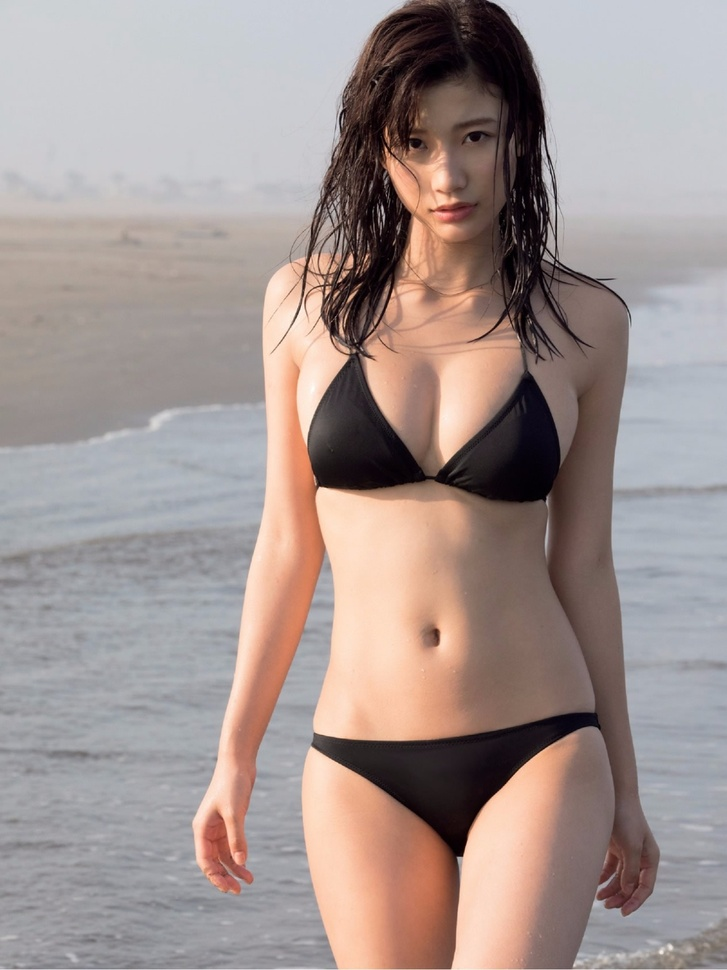
#> input picture research/imgcensor/1.jpg, 727 x 970 px, shrunk from 1265 x 1688 before the run; its folder holds only this picture in this run
$ python -i reflection_detector.py   (imports and definitions only)
#> lines starting #> are read from the running program, lines starting #| are printed output that depends on the picture; after the words box and inside, x2 and y2 are one past the last pixel; in counts of white or black regions, pixels touching at a corner belong together
# class wrapper for reflection detection
import cv2
import imutils
import numpy as np
from imutils import contours
from skimage import measure


class ReflectionDetector:
    def __init__(self, show_result=True, large_blob_threshold=300):
        self.show_result = show_result
        self.large_blob_threshold = large_blob_threshold

    def cal_light_region_num(self, image):
#> called with image = '../imgcensor/1.jpg'
        if isinstance(image, str):
            image = cv2.imread(image)
#> image is the input picture: shape (970, 727, 3); mean B, G, R 145.3, 148.5, 162.4

        gray = cv2.cvtColor(image, cv2.COLOR_BGR2GRAY)
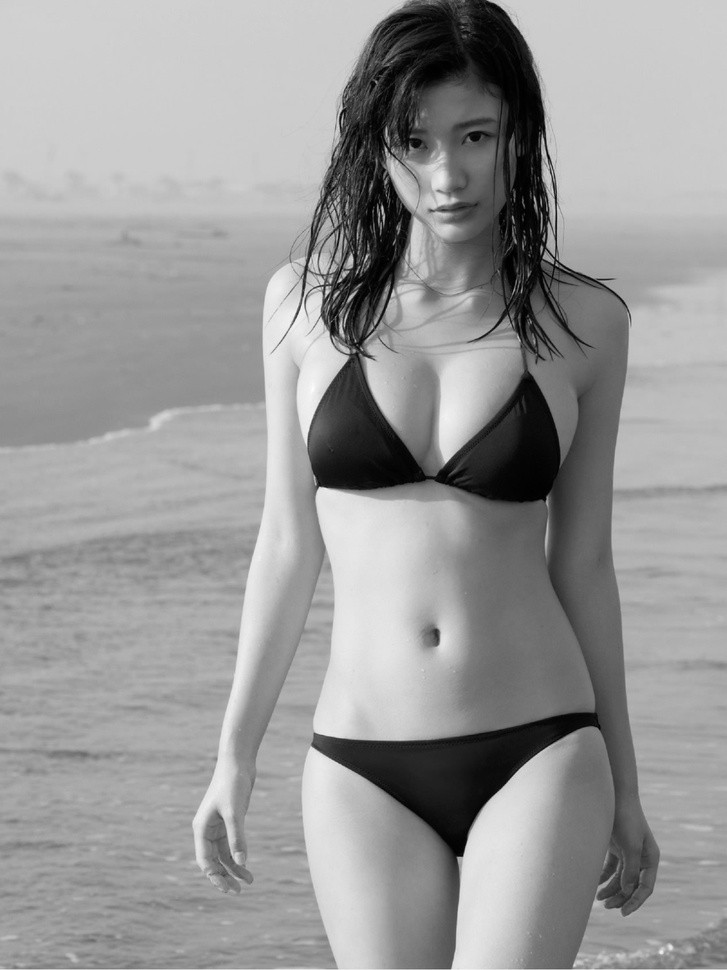
#> gray: shape (970, 727); min 0, max 253, mean 152.3
        blurred = cv2.GaussianBlur(gray, (11, 11), 0)

        # threshold the image to reveal light regions in the blurred image
        thresh = cv2.threshold(blurred, 200, 255, cv2.THRESH_BINARY)[1]
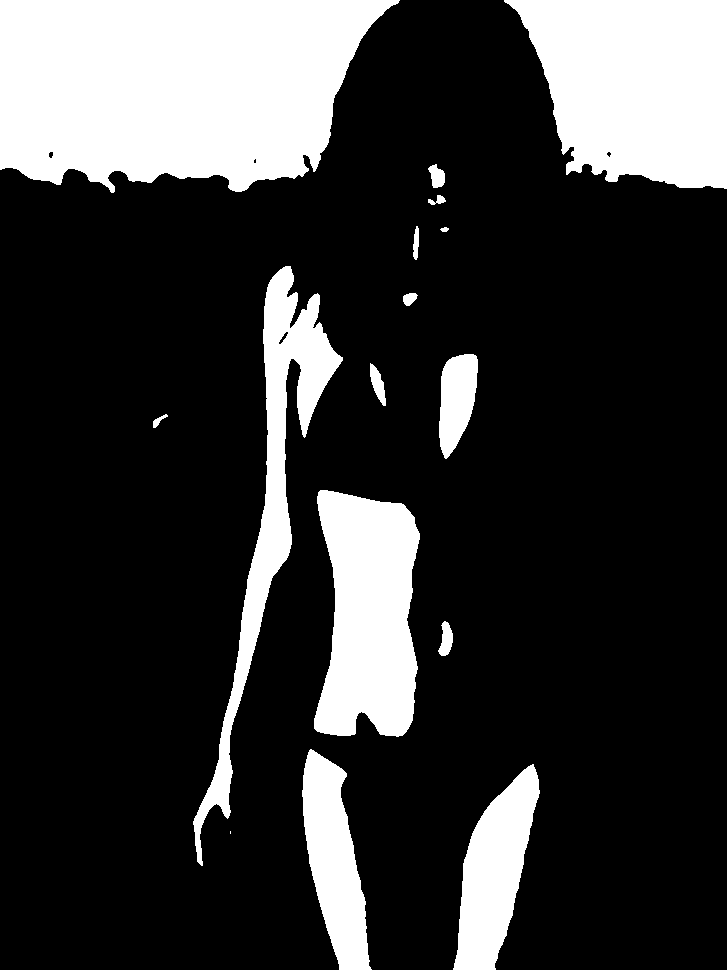
#> thresh: shape (970, 727); 21.6% white; 16 white regions (1 under 20 px), largest, box (x1, y1, x2, y2) and area: (0, 0, 400, 193) 61377, (504, 0, 727, 189) 32525, (314, 490, 420, 737) 20203

        # perform a series of erosions and dilations to remove
        # any small blobs of noise from the thresholded image
        thresh = cv2.erode(thresh, None, iterations=2)
#> thresh: shape (970, 727); 19.9% white; 17 white regions (6 under 20 px), largest, box (x1, y1, x2, y2) and area: (0, 0, 397, 190) 59691, (507, 0, 727, 187) 31455, (316, 492, 418, 734) 18585
        thresh = cv2.dilate(thresh, None, iterations=4)
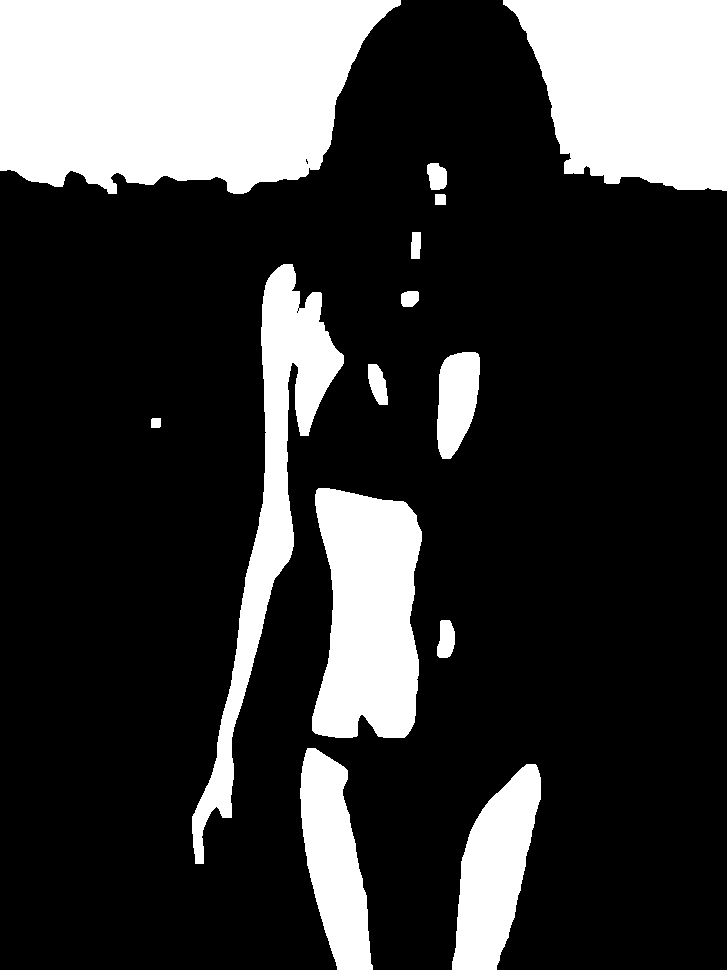
#> thresh: shape (970, 727); 23.2% white; 14 white regions, largest, box (x1, y1, x2, y2) and area: (0, 0, 401, 194) 62901, (503, 0, 727, 191) 33479, (312, 488, 422, 738) 21829

        # perform a connected component analysis on the thresholded
        # image, then initialize a mask to store only the "large" components
        labels = measure.label(thresh, neighbors=8, background=0)
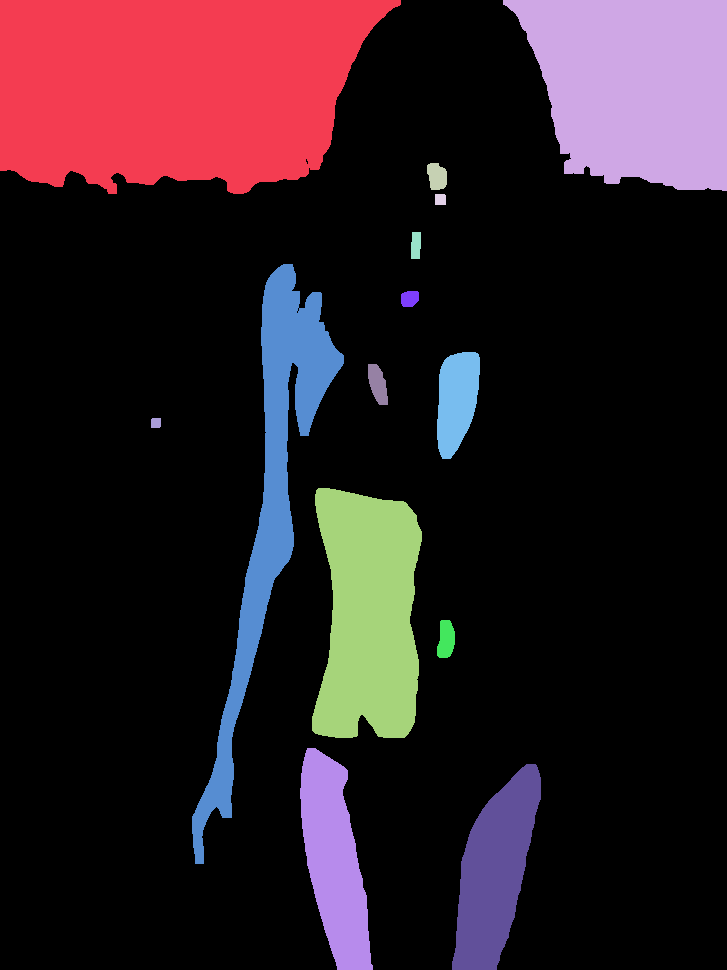
#> labels: shape (970, 727) int64; 15 distinct labels, from 0 to 14; one colour per label, 0 black
        mask = np.zeros(thresh.shape, dtype="uint8")

        for label in np.unique(labels):
            # if this is the background label, ignore it
            if label == 0:
                continue

            # otherwise, construct the label mask and count the
            # number of pixels
            label_mask = np.zeros(thresh.shape, dtype="uint8")
            label_mask[labels == label] = 255
            num_pixels = cv2.countNonZero(label_mask)

            # if the number of pixels in the component is sufficiently
            # large, then add it to our mask of "large blobs"
            if num_pixels > self.large_blob_threshold:
                mask = cv2.add(mask, label_mask)
#> this loop made 15 passes
#> num_pixels on passes 2 to 13: 62901, 33479, 441, 120, 250, 18954, 252, 3475, 568, 98, 21829, 544
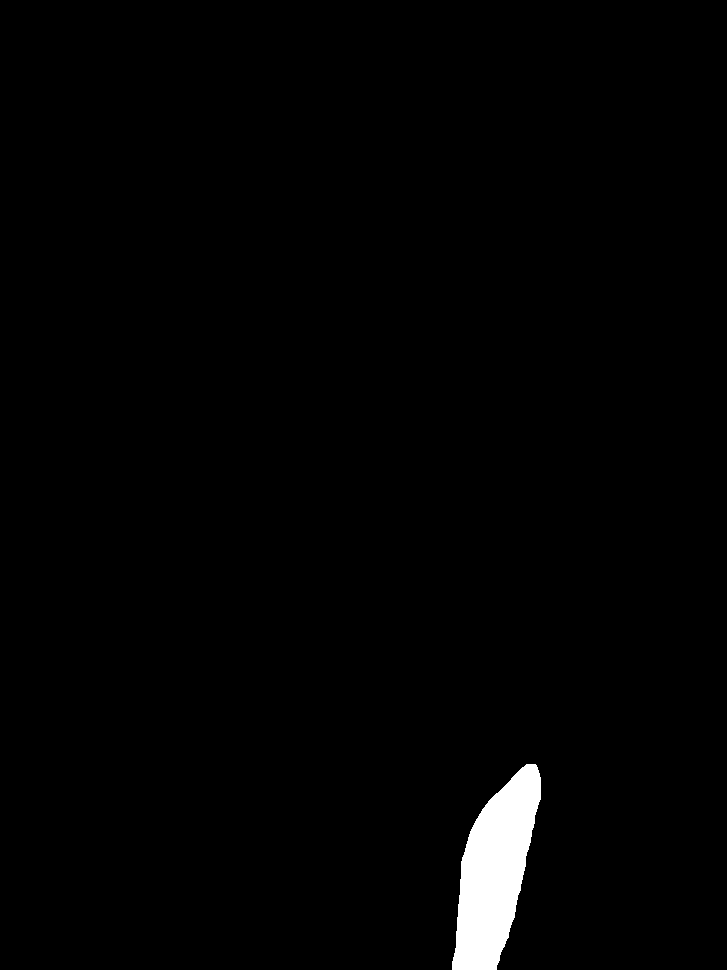
#> label_mask: shape (970, 727); 1.5% white; 1 white region, box (x1, y1, x2, y2) and area: (452, 764, 541, 970) 10879
#> mask: shape (970, 727); 23.1% white; 10 white regions

        # find the contours in the mask, then sort them from left to right
        cnts = cv2.findContours(mask.copy(), cv2.RETR_EXTERNAL,
                                cv2.CHAIN_APPROX_SIMPLE)
#> cnts = 10 contours; largest, box (x1, y1, x2, y2) and area: (0, 0, 401, 194) 62346, (503, 0, 727, 191) 33084, (312, 488, 422, 738) 21488, (192, 264, 344, 864) 18227, (452, 764, 541, 970) 10646
        cnts = imutils.grab_contours(cnts)
        cnts = contours.sort_contours(cnts)[0]

        if self.show_result:
            for (i, c) in enumerate(cnts):
                # draw the bright spot on the image
                (x, y, w, h) = cv2.boundingRect(c)
                ((cX, cY), radius) = cv2.minEnclosingCircle(c)
                cv2.circle(image, (int(cX), int(cY)), int(radius),
                           (0, 0, 255), 3)
                cv2.putText(image, "#{}".format(i + 1), (x, y - 15),
                            cv2.FONT_HERSHEY_SIMPLEX, 0.45, (0, 0, 255), 2)
#> this loop made 10 passes
#> (x, y, w, h, cX, cY, radius) on passes 1 to 10: (0, 0, 401, 194, 200, 85, 217.3), (192, 264, 152, 600, 243.5, 563.5, 303.4), (300, 748, 73, 222, 339.5, 858.5, 115.2), (312, 488, 110, 250, 361, 612.5, 131.7), (368, 364, 20, 41, 377.5, 384, 22.14), (427, 163, 20, 27, 435.5, 176, 14.15), (437, 620, 18, 38, 444, 638.5, 19.16), (437, 352, 43, 107, 458.5, 405, 55.51), (452, 764, 89, 206, 493.5, 866.5, 110.6), (503, 0, 224, 191, 614.5, 95, 146.5)
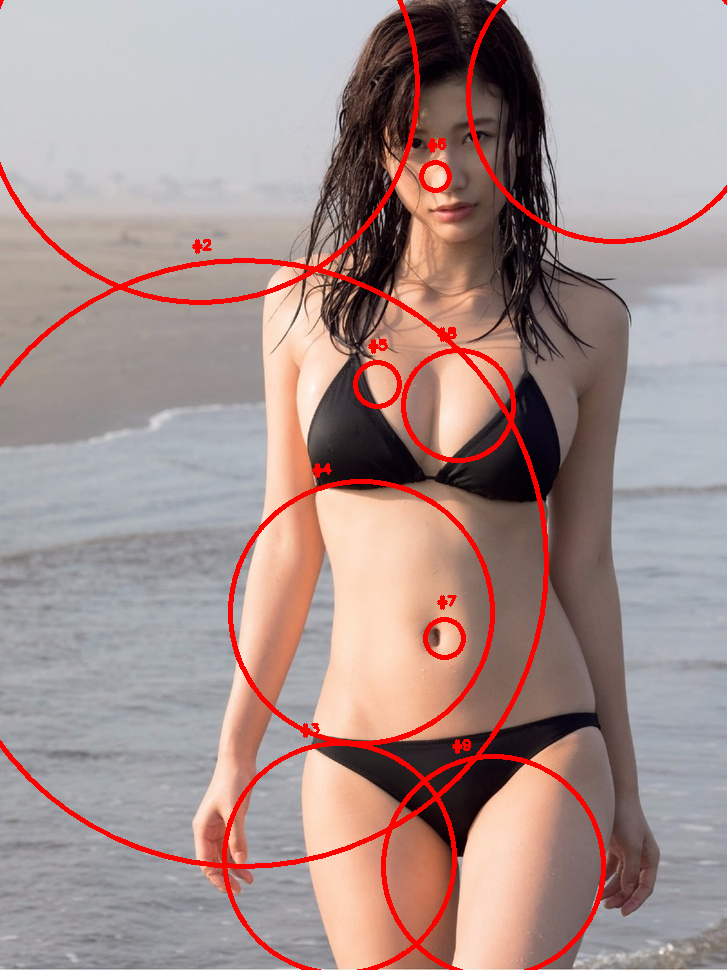
#> image: shape (970, 727, 3); 3.96% of pixels changed, all inside (x1, y1, x2, y2) = (0, 0, 727, 970)

            cv2.imshow("Image", image)
            cv2.waitKey()

        return {'light_region_num': len(cnts), 'desc': 'No Reflection' if len(labels) == 0 else 'Reflection'}


# [13 lines not run here, left out]

>>> result = ReflectionDetector().cal_light_region_num('../imgcensor/1.jpg')
#> result = {'light_region_num': 10, 'desc': 'Reflection'}

$ run again, on research/imgcensor/3.jpg
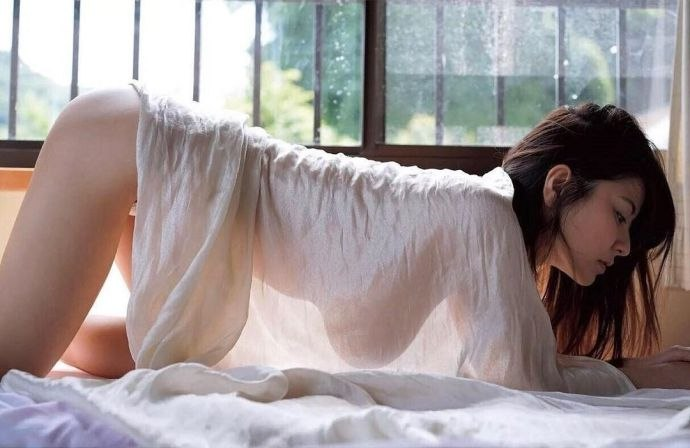
#> input picture research/imgcensor/3.jpg, 690 x 448 px
#> in cal_light_region_num, image is the input picture: shape (448, 690, 3); mean B, G, R 149.9, 149.4, 158.9
#> labels: shape (448, 690) int64; 29 distinct labels, from 0 to 28
#> the loop in cal_light_region_num, `for label in np.unique(labels):` made 29 passes
#> num_pixels on passes 2 to 9: 1316, 7495, 28374, 2263, 945, 759, 166, 1085
#> after the loop in cal_light_region_num, `for label in np.unique(labels):`:
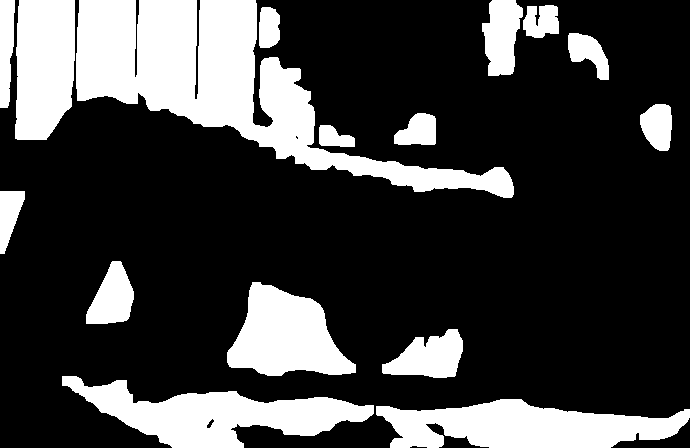
#> mask: shape (448, 690); 25.5% white; 16 white regions
#> cnts = 16 contours; largest, box (x1, y1, x2, y2) and area: (76, 0, 514, 198) 27541, (62, 376, 374, 448) 10085, (376, 399, 690, 448) 9894, (227, 282, 356, 376) 7409, (15, 0, 75, 140) 7312
#> the loop in cal_light_region_num, `for (i, c) in enumerate(cnts):` made 16 passes
#> (x, y, w, h, cX, cY, radius) on passes 1 to 8: (0, 191, 25, 63, 12, 222, 33.24), (0, 0, 15, 108, 7, 53.5, 53.96), (15, 0, 60, 140, 45.5, 69.5, 75.12), (62, 376, 312, 72, 217.5, 394.5, 156.6), (76, 0, 438, 198, 296, 97, 237.7), (86, 261, 48, 63, 103.8, 292.5, 35.37), (227, 282, 129, 94, 293.2, 338.8, 70.16), (259, 7, 21, 41, 265, 27, 20.62)
#> after the loop in cal_light_region_num, `for (i, c) in enumerate(cnts):`:
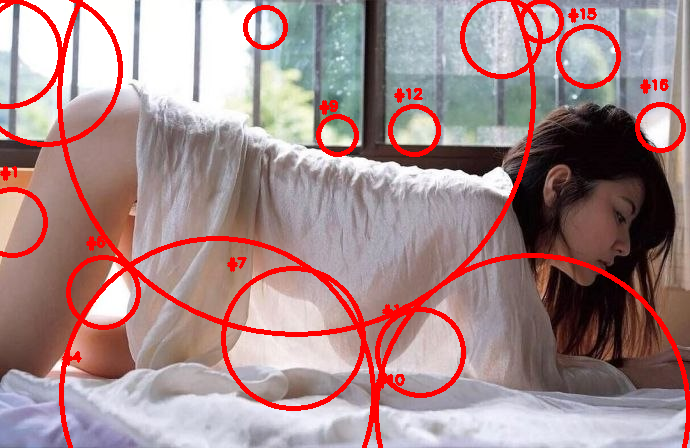
#> image: shape (448, 690, 3); 7.76% of pixels changed, all inside (x1, y1, x2, y2) = (0, 0, 690, 448)
#> result = {'light_region_num': 16, 'desc': 'Reflection'}
